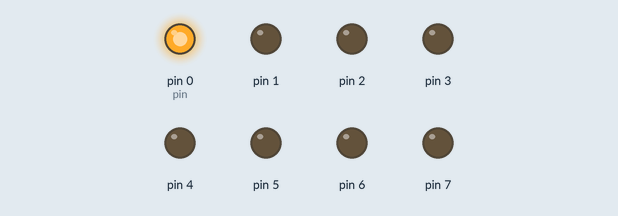
Simulated run of this sketch. Board: Arduino Uno, built with avr-gcc and run on an emulated ATmega328P. Parts: output pins drawn as LEDs (lit = HIGH).

Above: at 0.2 s.
At 1.2 s:
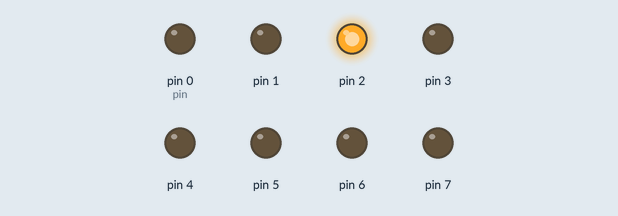
At 1.7 s:
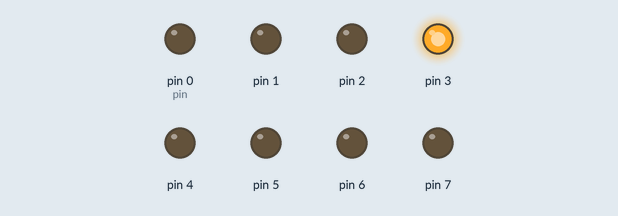
At 2.2 s:
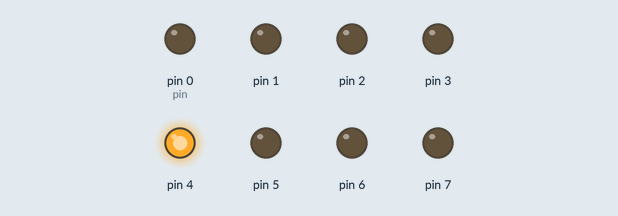
At 3.2 s:
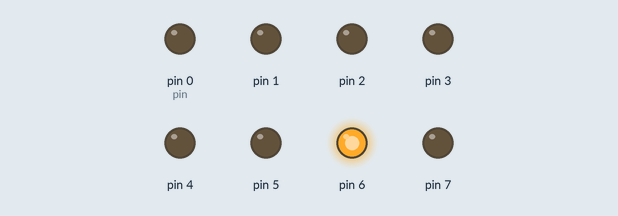
At 4.7 s:
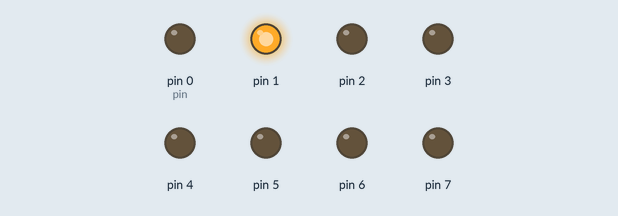
Timing chart, 0 to 5.2 s (numbered marks = the images above):
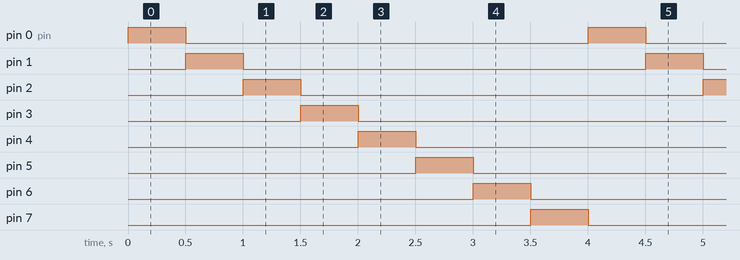

The sketch:

led_8_whileloop.ino
```cpp
//The led flasher program

// This program flashes LEDs connected to digital pins 0
// through 7. The LEDs on each pin are flashed one at a
// time in sequence from pin 0 to pin 7 for half a
// second each.


// The time and pin variables

int time;
int pin;


void setup() {
   // put your setup code here, to run once:
   pin  = 0;
   while (pin < 8){
      pinMode(pin,OUTPUT);
      pin++;
   }

   // initialize time
   time = 500;
}

void loop() {
    // put your main code here, to run repeatedly:
    pin = 0;
    while (pin < 8){
        digitalWrite(pin, HIGH);
        delay(time);
        digitalWrite(pin, LOW);
        pin++;
    }
}
```

Measured:
- by itself, pin 0 (pin), pin 1–7: alternates HIGH for 0.50 s and LOW for 3.5 s
- by itself, everything shown: repeats every 4.0 s, in 9 steps
